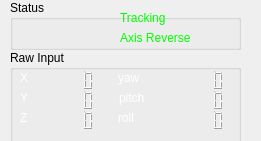
   <widget class="QWidget" name="headPoseWidget" native="true">
    <property name="geometry">
     <rect>
      <x>0</x>
      <y>280</y>
      <width>261</width>
      <height>141</height>
     </rect>
    </property>
    <property name="minimumSize">
     <size>
      <width>0</width>
      <height>100</height>
     </size>
    </property>
    <property name="maximumSize">
     <size>
      <width>16777215</width>
      <height>160</height>
     </size>
    </property>
    <property name="styleSheet">
     <string notr="true"/>
    </property>
    <widget class="QGroupBox" name="groupBox">
     <property name="geometry">
      <rect>
       <x>10</x>
       <y>50</y>
       <width>231</width>
       <height>169</height>
      </rect>
     </property>
     <property name="sizePolicy">
      <sizepolicy hsizetype="Minimum" vsizetype="Minimum">
       <horstretch>0</horstretch>
       <verstretch>0</verstretch>
      </sizepolicy>
     </property>
     <property name="minimumSize">
      <size>
       <width>0</width>
       <height>0</height>
      </size>
     </property>
     <property name="title">
      <string>Raw Input</string>
     </property>
     <property name="flat">
      <bool>true</bool>
     </property>
     <widget class="QLCDNumber" name="lcdNumRotZ">
      <property name="geometry">
       <rect>
        <x>150</x>
        <y>60</y>
        <width>71</width>
        <height>21</height>
       </rect>
      </property>
      <property name="frameShape">
       <enum>QFrame::NoFrame</enum>
      </property>
      <property name="numDigits">
       <number>6</number>
      </property>
     </widget>
     <widget class="QLCDNumber" name="lcdNumRotX">
      <property name="geometry">
       <rect>
        <x>150</x>
        <y>20</y>
        <width>71</width>
        <height>21</height>
       </rect>
      </property>
      <property name="frameShape">
       <enum>QFrame::NoFrame</enum>
      </property>
      <property name="numDigits">
       <number>6</number>
      </property>
     </widget>
     <widget class="QLabel" name="label_4">
      <property name="geometry">
       <rect>
        <x>10</x>
        <y>20</y>
        <width>21</width>
        <height>16</height>
       </rect>
      </property>
      <property name="styleSheet">
       <string notr="true">border:none;
color:white</string>
      </property>
      <property name="text">
       <string>X</string>
      </property>
     </widget>
     <widget class="QLabel" name="label_5">
      <property name="geometry">
       <rect>
        <x>10</x>
        <y>40</y>
        <width>21</width>
        <height>16</height>
       </rect>
      </property>
      <property name="styleSheet">
       <string notr="true">border:none;
color:white;</string>
      </property>
      <property name="text">
       <string>Y</string>
      </property>
     </widget>
     <widget class="QLCDNumber" name="lcdNumZ">
      <property name="geometry">
       <rect>
        <x>30</x>
        <y>60</y>
        <width>61</width>
        <height>21</height>
       </rect>
      </property>
      <property name="frameShape">
       <enum>QFrame::NoFrame</enum>
      </property>
     </widget>
     <widget class="QLabel" name="label_6">
      <property name="geometry">
       <rect>
        <x>10</x>
        <y>60</y>
        <width>21</width>
        <height>16</height>
       </rect>
      </property>
      <property name="styleSheet">
       <string notr="true">color:white;
border:none;</string>
      </property>
      <property name="text">
       <string>Z</string>
      </property>
     </widget>
     <widget class="QLCDNumber" name="lcdNumY">
      <property name="geometry">
       <rect>
        <x>30</x>
        <y>40</y>
        <width>61</width>
        <height>21</height>
       </rect>
      </property>
      <property name="frameShape">
       <enum>QFrame::NoFrame</enum>
      </property>
     </widget>
     <widget class="QLabel" name="label_7">
      <property name="geometry">
       <rect>
        <x>108</x>
        <y>58</y>
        <width>31</width>
        <height>20</height>
       </rect>
      </property>
      <property name="styleSheet">
       <string notr="true">border:none;
color:white;</string>
      </property>
      <property name="text">
       <string>roll</string>
      </property>
     </widget>
     <widget class="QLabel" name="label_8">
      <property name="geometry">
       <rect>
        <x>109</x>
        <y>38</y>
        <width>31</width>
        <height>20</height>
       </rect>
      </property>
      <property name="styleSheet">
       <string notr="true">color:white;
border:none;</string>
      </property>
      <property name="text">
       <string>pitch</string>
      </property>
     </widget>
     <widget class="QLabel" name="label_9">
      <property name="geometry">
       <rect>
        <x>108</x>
        <y>18</y>
        <width>31</width>
        <height>20</height>
       </rect>
      </property>
      <property name="styleSheet">
       <string notr="true">border:none;
color:white;</string>
      </property>
      <property name="text">
       <string>yaw</string>
      </property>
     </widget>
     <widget class="QLCDNumber" name="lcdNumRotY">
      <property name="geometry">
       <rect>
        <x>150</x>
        <y>40</y>
        <width>71</width>
        <height>21</height>
       </rect>
      </property>
      <property name="frameShape">
       <enum>QFrame::NoFrame</enum>
      </property>
      <property name="numDigits">
       <number>6</number>
      </property>
     </widget>
     <widget class="QLCDNumber" name="lcdNumX">
      <property name="geometry">
       <rect>
        <x>30</x>
        <y>20</y>
        <width>61</width>
        <height>21</height>
       </rect>
      </property>
      <property name="frameShape">
       <enum>QFrame::NoFrame</enum>
      </property>
      <property name="numDigits">
       <number>5</number>
      </property>
     </widget>
    </widget>
    <widget class="QGroupBox" name="groupBox_2">
     <property name="geometry">
      <rect>
       <x>10</x>
       <y>0</y>
       <width>231</width>
       <height>50</height>
      </rect>
     </property>
     <property name="title">
      <string>Status</string>
     </property>
     <property name="flat">
      <bool>true</bool>
     </property>
     <widget class="QLabel" name="txtTracking">
      <property name="geometry">
       <rect>
        <x>110</x>
        <y>10</y>
        <width>101</width>
        <height>16</height>
       </rect>
      </property>
      <property name="styleSheet">
       <string notr="true">border:none;
color: rgb(0, 255, 0);</string>
      </property>
      <property name="text">
       <string>Tracking</string>
      </property>
     </widget>
     <widget class="QLabel" name="txtAxisReverse">
      <property name="geometry">
       <rect>
        <x>110</x>
        <y>30</y>
        <width>101</width>
        <height>16</height>
       </rect>
      </property>
      <property name="styleSheet">
       <string notr="true">border:none;
color: rgb(0, 255, 0);</string>
      </property>
      <property name="text">
       <string>Axis Reverse</string>
      </property>
     </widget>
    </widget>
   </widget>
